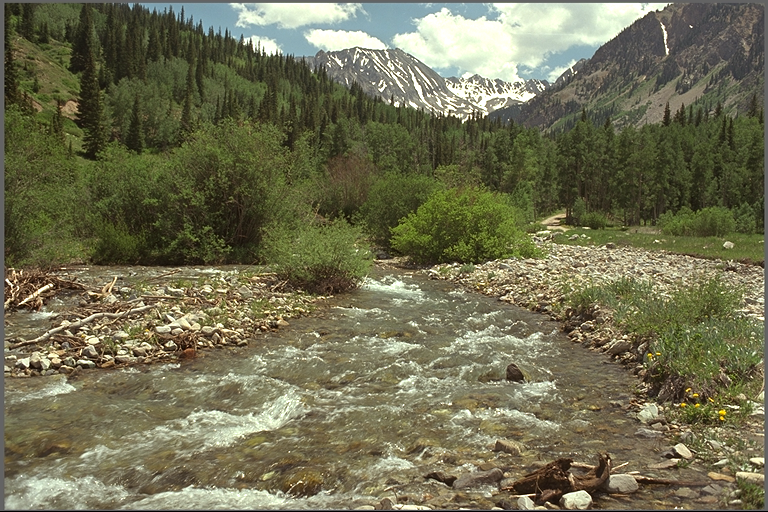
#> input picture experiments/real_photos/kodim13.png, 768 x 512 px, given in place of kodim23.png, which was not available
$ python probe_xch.py
#> lines starting #> are read from the running program, lines starting #| are printed output that depends on the picture; pictures that were not available may be replaced by others from this repository, and a replacement may not be noted
### experiments/stage3_method/codec.py
"""HAPRE-X prototype: YCoCg-R + 4-expert causal select + per-block LPC-3 + bias-corrected partitioned Rice."""
import numpy as np, time

def rgb_to_ycocg_r(rgb):
    R=rgb[:,:,0].astype(np.int16); G=rgb[:,:,1].astype(np.int16); B=rgb[:,:,2].astype(np.int16)
    Co=R-B; t=B+(Co>>1); Cg=G-t; Y=t+(Cg>>1)
    return np.stack([Y,Co,Cg],axis=-1)  # int16, range ~[-255,255]+offsets
# [147 lines left out: functions ycocg_r_to_rgb, med, paeth, gap, encode_image, decode_image_from_res, not called in this run]

# [9 lines that do not run on import are left out]

### src/fit_nlls.py
"""Fit per-(ch,energy-ctx) nonlinear least-squares predictor on originals (FLAC-style)."""
import numpy as np
Q=8  # fixed-point shift; coeffs int16 = round(w*256)
def fit_image(yc, H, W, cap=60000):
    # Full-grid fit per (ch,ctx) with MED RD-gate: returns icoeff (27,6) int16 + medflag (27,) uint8.
    # medflag=1 -> C loop uses MED for that table (fallback when LS loses on fitting sample).
    P3=[]
    for k in range(3):
        P=np.pad(yc[k*H*W:(k+1)*H*W].reshape(H,W),((1,0),(1,0)),mode='edge').astype(np.int32)
        P3.append(P)
    coef=np.zeros((27,6),dtype=np.int16); medflag=np.zeros((27,),dtype=np.uint8)
    for k in range(3):
        P=P3[k]
        I,J=np.meshgrid(np.arange(H),np.arange(W),indexing='ij')
        Io=I+1; Jo=J+1
        a=P[Io,Jo-1]; b=P[Io-1,Jo]; c=P[Io-1,Jo-1]
        y=P[Io,Jo].astype(np.float64)
        e=np.minimum(8,(np.abs(a-c)+np.abs(b-c))//16)
        F=np.stack([np.ones_like(a),a,b,c,np.abs(a-b),(a+b-2*c)],axis=-1).astype(np.float64)
        m_med=np.minimum(a,b,(c>=np.maximum(a,b)) if False else a)  # placeholder replaced below
        # MED prediction (vectorized)
        m_med=np.where(c>=np.maximum(a,b),np.minimum(a,b),np.where(c<=np.minimum(a,b),np.maximum(a,b),a+b-c))
        for ctx in range(9):
            mm=e==ctx
            n=mm.sum()
            if n<50:
                coef[(k*9+ctx)]=[0,256,0,0,0,0]; medflag[k*9+ctx]=1; continue
            step=max(1,n//cap)
            sel=np.zeros_like(mm,bool); sel[::step,::step]=True; m2=mm&sel
            A=F[m2]; yv=y[m2]
            # IRLS for L1-optimal (entropy/Huffman-matched) fit: 4 iters reweighted LS
            w,_1,_2,_3=np.linalg.lstsq(A,yv,rcond=None)
            for _ in range(4):
                r=np.abs(A@w-yv); rw=1.0/np.maximum(1.0,r)
                s=np.sqrt(rw)
                w,_,_,_=np.linalg.lstsq(A*s[:,None],yv*s,rcond=None)
            # RD gate on L1 (entropy proxy), not MSE
            pred_ls=A@w
            pred_med=m_med[m2].astype(np.float64)
            if np.mean(np.abs(yv-pred_ls)) >= np.mean(np.abs(yv-pred_med)):
                coef[(k*9+ctx)]=[0,256,0,0,0,0]; medflag[k*9+ctx]=1; continue
            q=np.clip(np.round(w*256),-32768,32767).astype(np.int16)
            coef[(k*9+ctx)]=q
    return coef, medflag
# [15 lines that do not run on import are left out]
    # report train MSE vs MED proxy (rough): skip

### csrc/probe_xch.py
"""Stage A: vectorized NL-XCh residual probe (no C changes). Y:6 feats; Co/Cg:6+Yres. Bit-gate per table."""
import numpy as np, heapq, sys, os, time
sys.path.insert(0,"/tmp/opencode/autocompress/experiments/stage3_method")
sys.path.insert(0,"/tmp/opencode/autocompress/csrc")
from codec import rgb_to_ycocg_r, med
from fit_nlls import fit_image
from PIL import Image
def hlens(counts):
    if len(counts)==1: return {s:1 for s in counts}
    H=[(c,s) for s,c in counts.items()]; heapq.heapify(H); par={}; nxt=1<<28; H2=H[:]
    while len(H2)>1:
        a,sa=heapq.heappop(H2); b,sb=heapq.heappop(H2); nn=nxt; nxt+=1
        par[sa]=(nn,0); par[sb]=(nn,1); heapq.heappush(H2,(a+b,nn))
    return {s:sum(1 for _ in iter(lambda n=n: par[n][0] if n in par else None,)) for s in counts}
def hbits(res):
    # exact Huffman data+table bits for residual array (values any int)
    vals,cn=np.unique(res,return_counts=True)
    counts={int(v):int(c) for v,c in zip(vals,cn)}
    if len(counts)==1: return len(res)*1+16+24
    H=[(c,s) for s,c in counts.items()]; heapq.heapify(H); par={}; nxt=1<<28; H2=H[:]
    while len(H2)>1:
        a,sa=heapq.heappop(H2); b,sb=heapq.heappop(H2); nn=nxt; nxt+=1
        par[sa]=(nn,0); par[sb]=(nn,1); heapq.heappush(H2,(a+b,nn))
    tot=0
    for s,c in counts.items():
        d=0;n=s
        while n in par: n=par[n][0];d+=1
        tot+=c*d
    return tot+16+len(counts)*24
def med_res_vec(P):
    Pp=np.pad(P,((1,0),(1,0)),mode='edge').astype(np.int32)
    a=Pp[1:,:-1]; b=Pp[:-1,1:]; c=Pp[:-1,:-1]
    pred=np.where(c>=np.maximum(a,b),np.minimum(a,b),np.where(c<=np.minimum(a,b),np.maximum(a,b),a+b-c))
    return (P-pred)
d="/tmp/opencode/autocompress/experiments/real_photos"
for fn in sys.argv[1:] or ["kodim23.png","kodim07.png"]:
    rgb=np.array(Image.open(os.path.join(d,fn)).convert("RGB")); H,W,_=rgb.shape
#> further down, rgb is the input picture: shape (512, 768, 3); mean R, G, B 112.2, 110.5, 82.3
#> after `H, W, _ = rgb.shape`: H = 512; W = 768
    yc=rgb_to_ycocg_r(rgb)
#> in rgb_to_ycocg_r, `Cg = G - t`:
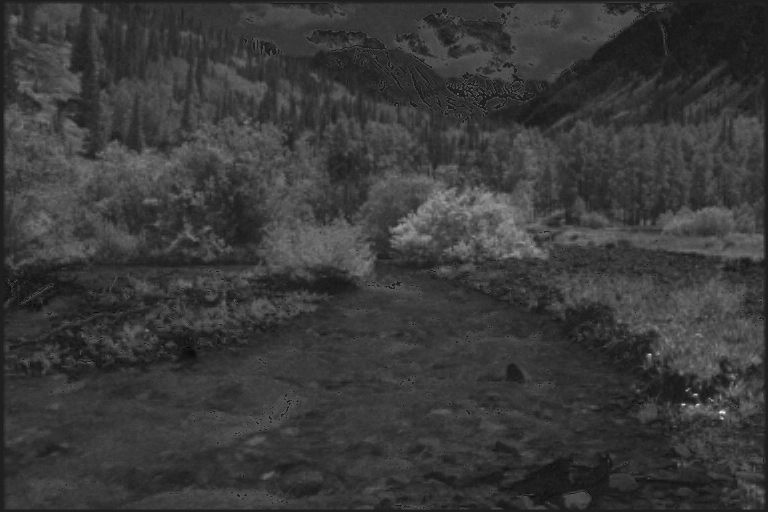
#> Cg: shape (512, 768) int16; min -16, max 113, mean 13.5; drawn with min black and max white
#> in rgb_to_ycocg_r, `return np.stack([Y,Co,Cg],axis=-1)`:
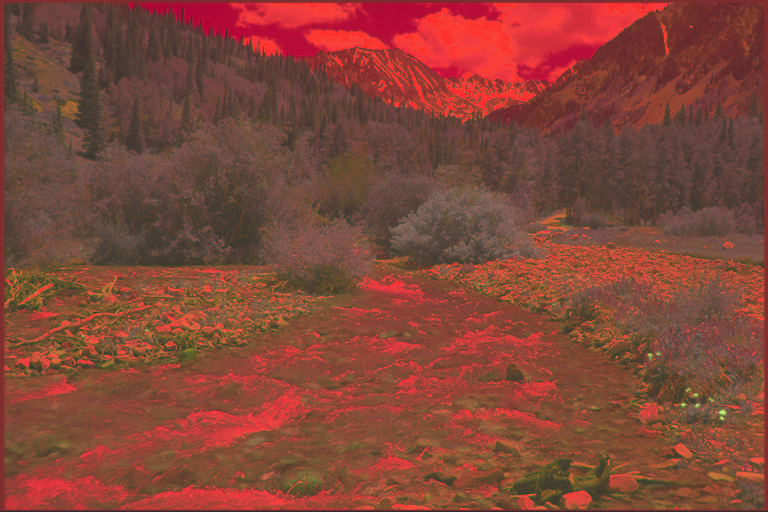
#> returned value: shape (512, 768, 3) int16; mean of channels 0, 1, 2 103.5, 29.9, 13.5; drawn with min black and max white
    chs=[yc[:,:,k].astype(np.int32) for k in range(3)]
#> chs = 3 items
    # MED baseline bits per channel
    med_bits=[]
    mres=[]
    for P in chs:
        r=med_res_vec(P); mres.append(r)
        med_bits.append(hbits(r.reshape(-1)))
#> this loop made 3 passes
#> pass 1, in med_res_vec, `c = Pp[:-1, :-1]`:
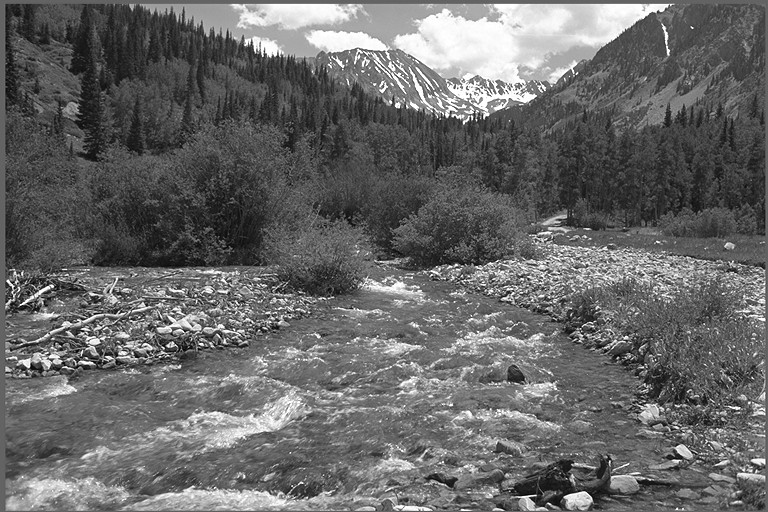
#> c: shape (512, 768) int32; min 2, max 255, mean 103.7
#> after the loop:
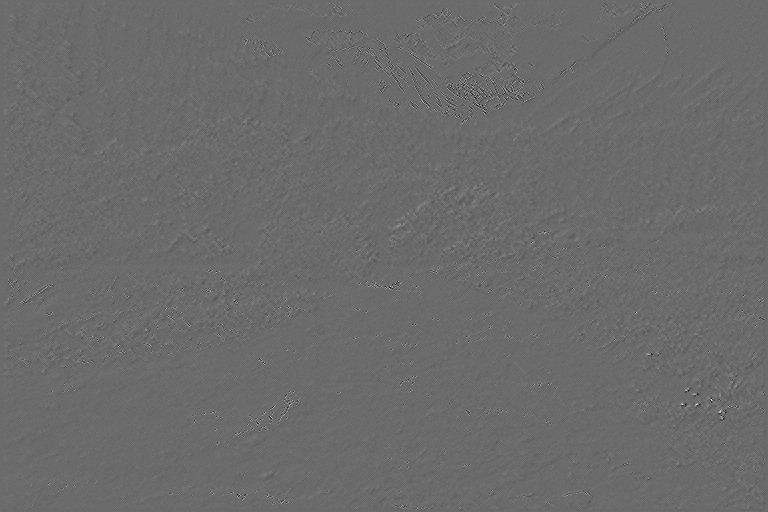
#> r: shape (512, 768) int32; min -35, max 48, mean 0; drawn with min black and max white
#> after the loop, med_bits = [2473246, 1295655, 1230172]; mres = 3 items
    # NL fit on subsampled originals (reuse fit_image), then vectorized NL residuals full-image
    Y0=np.zeros((3*H*W,),dtype=np.int16)
    for k in range(3): Y0[k*H*W:(k+1)*H*W]=chs[k].reshape(-1).astype(np.int16)
    coef,medflag=fit_image(Y0,H,W)
#> the loop in fit_image, `for k in range(3):` made 3 passes
#> pass 1, in fit_image, `e=np.minimum(8,(np.abs(a-c)+np.abs(b-c))//16)`:
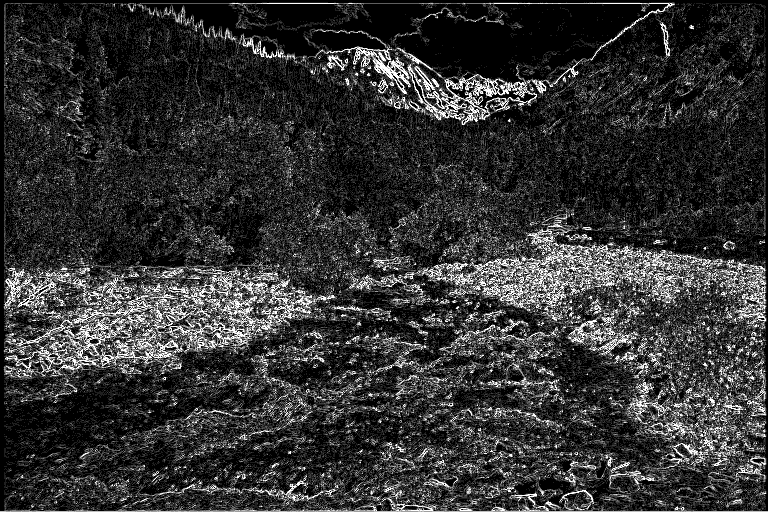
#> e: shape (512, 768) int32; min 0, max 8, mean 1.61; drawn with min black and max white
#> pass 1, in fit_image, `m_med=np.where(c>=np.maximum(a,b),np.minimum(a,b),np.where(c<=np.minim..`:
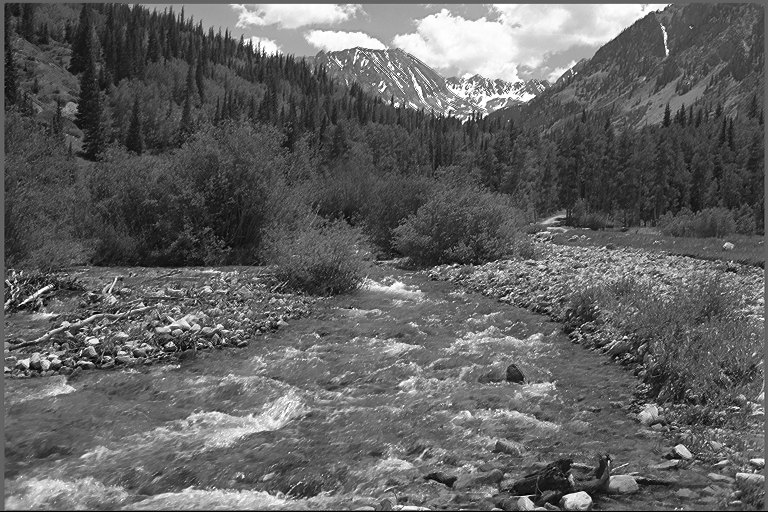
#> m_med: shape (512, 768) int32; min 0, max 255, mean 97.8
#> after the loop in fit_image, `for k in range(3):`: sel: shape (512, 768) bool; every value is 1
#> after the loop in fit_image, `for k in range(3):`: coef = 27 rows, first 6: [156, 107, 79, 68, 2, 51], [759, 108, 74, 66, -5, 50], [1092, 113, 67, 65, -9, 50], [1371, 125, 54, 64, -9, 51], [1634, 133, 44, 65, -10, 48], [1717, 135, 45, 65, -20, 51]; medflag = 27 values, max 1 at index 16, min 0 at index 0, mean 0.259
    # vectorized NL residuals with 6 feats
    nl_bits=0; detail=[]
    Yres=None
    for k in range(3):
        P=chs[k]
        Pp=np.pad(P,((1,0),(1,0)),mode='edge').astype(np.int32)
        a=Pp[1:,:-1]; b=Pp[:-1,1:]; c=Pp[:-1,:-1]
        e=np.minimum(8,(np.abs(a-c)+np.abs(b-c))//16)
        F=np.stack([np.ones_like(a),a,b,c,np.abs(a-b),(a+b-2*c)],-1)
        pred=np.zeros_like(P)
        for ctx in range(9):
            m=e==ctx
            if medflag[k*9+ctx]:
                mm=np.where(c>=np.maximum(a,b),np.minimum(a,b),np.where(c<=np.minimum(a,b),np.maximum(a,b),a+b-c))
                pred[m]=(F[m]@np.array([0,256,0,0,0,0])/256).astype(np.int32) if False else mm[m]
            else:
                w=coef[k*9+ctx].astype(np.float64)/256
                pred[m]=np.round(F[m]@w).astype(np.int32)
        r=(P-pred)
        if k==0: Yres=r
        bb=hbits(r.reshape(-1)); nl_bits+=bb
        detail.append(f"ch{k}: med={med_bits[k]} nl={bb}")
#> this loop made 3 passes
#> (bb, nl_bits) on passes 1 to 3: (2439655, 2439655), (1299499, 3739154), (1227674, 4966828)
#> pass 1, `r=(P-pred)`:
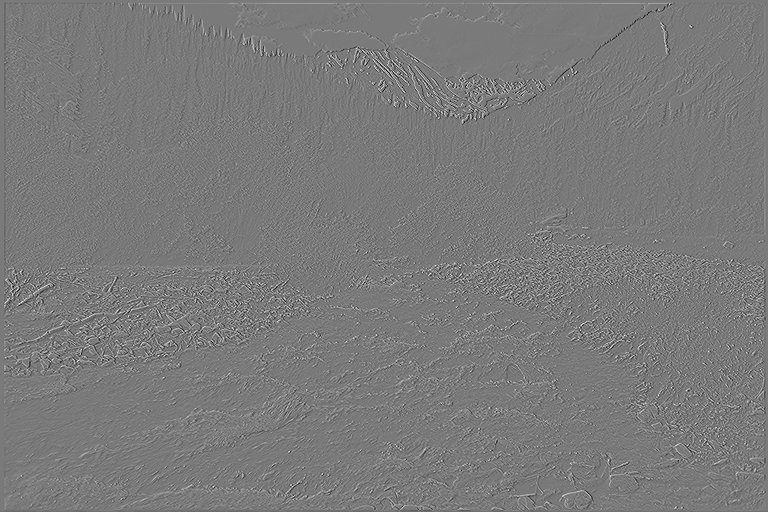
#> r: shape (512, 768) int32; min -170, max 185, mean 0.6; drawn with min black and max white
#> after the loop, detail = ['ch0: med=2473246 nl=2439655', 'ch1: med=1295655 nl=1299499', 'ch2: med=1230172 nl=1227674']; nl_bits = 4966828
    print(f"{fn} MEDtot={sum(med_bits)} NL6tot={nl_bits} gain={(sum(med_bits)-nl_bits)/sum(med_bits)*100:.1f}% | "+" | ".join(detail), flush=True)
#| kodim23.png MEDtot=4999073 NL6tot=4966828 gain=0.6% | ch0: med=2473246 nl=2439655 | ch1: med=1295655 nl=1299499 | ch2: med=1230172 nl=1227674
#> pass 2 of the loop `for fn in sys.argv[1:] or ["kodim23.png","kodim07.png"]:`:
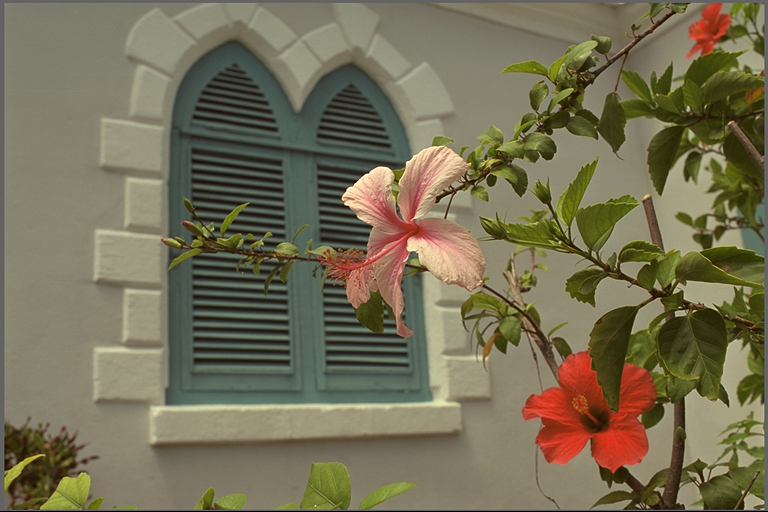
#> input picture experiments/real_photos/kodim07.png, 768 x 512 px, found by its file name
#> rgb is the input picture: shape (512, 768, 3); mean R, G, B 117.6, 110.7, 85.4
#> the loop `for P in chs:` made 3 passes
#> after the loop `for P in chs:`:
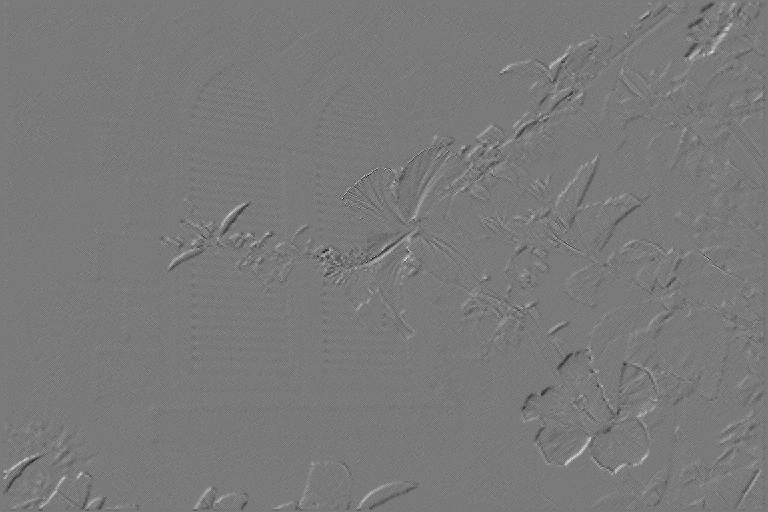
#> r: shape (512, 768) int32; min -23, max 25, mean 0; drawn with min black and max white
#> after the loop `for P in chs:`: med_bits = [1579570, 1101822, 1037909]
#> the loop in fit_image (call 2), `for k in range(3):` made 3 passes
#> pass 1, in fit_image (call 2), `m_med=np.minimum(a,b,(c>=np.maximum(a,b)) if False else a)`:
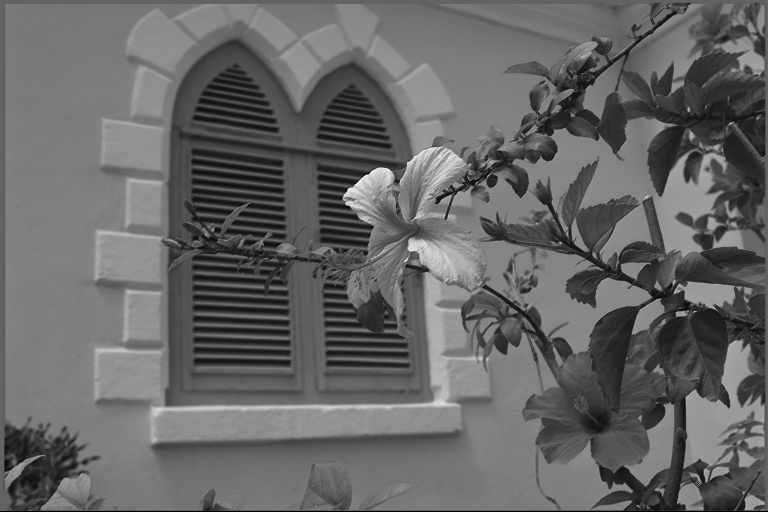
#> m_med: shape (512, 768) int32; min 0, max 253, mean 102
#> after the loop in fit_image (call 2), `for k in range(3):`: coef = 27 rows, first 6: [89, 119, 75, 61, -5, 73], [-67, 132, 75, 49, 2, 110], [257, 130, 74, 53, -22, 98], [1459, 96, 96, 50, -6, 92], [2257, 96, 91, 49, 0, 89], [2055, 94, 91, 49, 8, 87]; medflag = 27 values, max 1 at index 14, min 0 at index 0, mean 0.37
#> the loop `for k in range(3):` made 3 passes
#> (bb, nl_bits) on passes 1 to 3: (1608054, 1608054), (1125625, 2733679), (1060871, 3794550)
#> after the loop `for k in range(3):`: detail = ['ch0: med=1579570 nl=1608054', 'ch1: med=1101822 nl=1125625', 'ch2: med=1037909 nl=1060871']; nl_bits = 3794550
#| kodim07.png MEDtot=3719301 NL6tot=3794550 gain=-2.0% | ch0: med=1579570 nl=1608054 | ch1: med=1101822 nl=1125625 | ch2: med=1037909 nl=1060871
